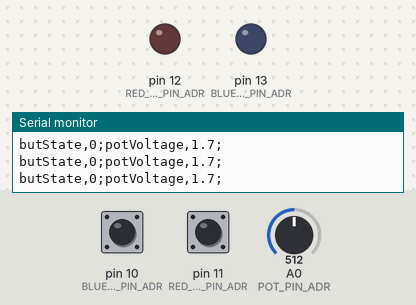
Simulated run of this sketch. Board: Arduino Uno, built with avr-gcc and run on an emulated ATmega328P. Parts: output pins drawn as LEDs (lit = HIGH), the last lines printed to the serial monitor. The test bench sets the inputs (shaded band); at power-on: pin 10 (BLUE_BUT_PIN_ADR) HIGH, pin 11 (RED_BUT_PIN_ADR) HIGH, A0 (POT_PIN_ADR) = 512.

Above: at 1.2 s.
1.3 s: pin 10 (BLUE_BUT_PIN_ADR) pulled LOW for 0.15 s
At 1.4 s:
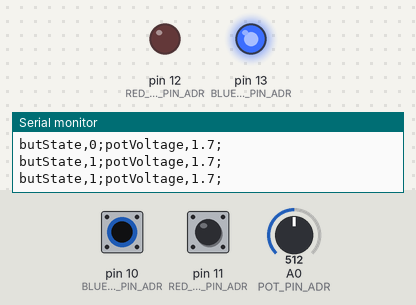
2.9 s: pin 11 (RED_BUT_PIN_ADR) pulled LOW for 0.15 s
At 3.0 s:
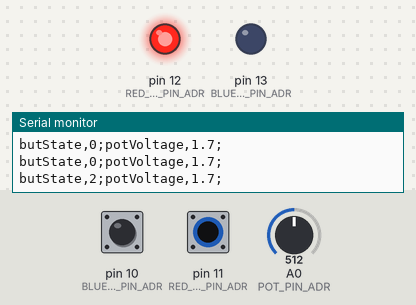
4.5 s: pin 11 (RED_BUT_PIN_ADR) pulled LOW for 3.2 s
At 8.8 s:
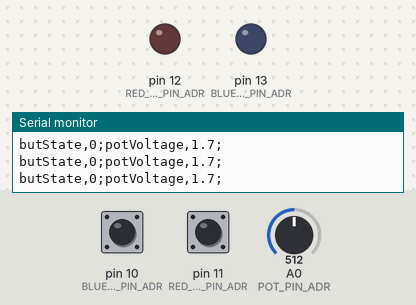
10.7 s: pin 10 (BLUE_BUT_PIN_ADR) pulled LOW for 3.2 s
At 11.0 s:
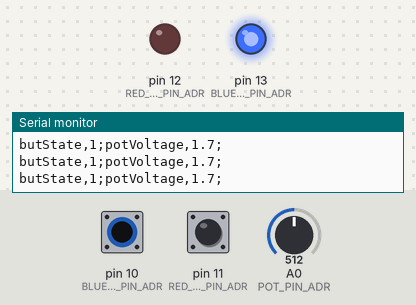
16.9 s: pin 10 (BLUE_BUT_PIN_ADR) driven LOW and pin 11 (RED_BUT_PIN_ADR) driven LOW
At 18.2 s:
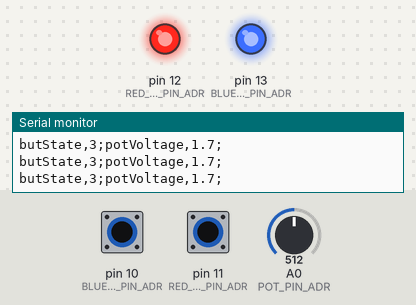
Timing chart, 0 to 19.4 s (numbered marks = the images above; inputs shaded):
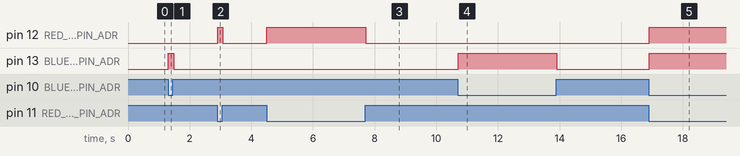

The sketch:

arduino-peripherals.ino
```cpp
/*
 *  Arduino Peripherals
 */


#include "io.h"
#include "msg.h"
#include "defs.h" // Must be last include


// Class object initialisations
led RedLED(RED_LED_PIN_ADR, OUTPUT);
led BlueLED(BLUE_LED_PIN_ADR, OUTPUT);
button RedButton(RED_BUT_PIN_ADR, INPUT_PULLUP);
button BlueButton(BLUE_BUT_PIN_ADR, INPUT_PULLUP);
pot Pot(POT_PIN_ADR, INPUT, ADC_BITS, VCC);

msg Message;


void setup() {
  Message.init(); // Has to be in setup
  invertTrigger(2, &RedButton, &BlueButton); // Swaps between active high and active low
}


void loop() {
  pollInputs(2, &RedButton, &BlueButton); // Updates the state variables for inputs

  if (RedButton.getState()) {
    RedLED.on();
  } else {
    RedLED.off();
  }

  if (BlueButton.getState()) {
    BlueLED.on();
  } else {
    BlueLED.off();
  }

  Message.stageBut(2, &RedButton, &BlueButton); // Converts all possible input states into a unique number
  Message.stagePot(1, &Pot);
  Message.transmit(); // Send composed message via serial and reset buffer
}
```

defs.h
```cpp
#ifndef DEFS_H
#define DEFS_H


#define ADC_BITS         1023
#define VCC              3.3
#define RED_BUT_PIN_ADR  11
#define BLUE_BUT_PIN_ADR 10
#define BLUE_LED_PIN_ADR 13
#define RED_LED_PIN_ADR  12
#define POT_PIN_ADR      A0


#endif
```

io.cpp
```cpp
#include <Arduino.h>
#include "io.h"


#define ACTIVE_HIGH 0
#define ACTIVE_LOW  1


led::led(int Adr, int mode) {
  pinMode(Adr, mode);
  pinAdr = Adr;
}


button::button(int Adr, int mode) {
  pinMode(Adr, mode);
  pinAdr = Adr;
}


pot::pot(int Adr, int mode, int adcBits, float vcc) {
  pinMode(Adr, mode);
  pinAdr = Adr;
  VCC = vcc;
  ADC_BITS = adcBits;
}


void led::on() {
  digitalWrite(pinAdr, HIGH);
}


void led::off() {
  digitalWrite(pinAdr, LOW);
}


void button::poll() {
  switch (trigger) {
    case ACTIVE_HIGH:
      state = digitalRead(pinAdr);
      break;
    case ACTIVE_LOW:
      state = !digitalRead(pinAdr);
      break;
  }
}


bool button::getState() {
  return state;
}


void button::invert() {
  switch (trigger) {
    case ACTIVE_HIGH:
      trigger = ACTIVE_LOW;
      break;
    case ACTIVE_LOW:
      trigger = ACTIVE_HIGH;
      break;
  }
}


float pot::getVoltage() {
  voltage = (analogRead(pinAdr) * VCC) / ADC_BITS;
  return voltage;
}


void invertTrigger(int num, ...) {
    va_list arguments;

    va_start (arguments, num);

    for (int x = 0; x < num; x++) {
        va_arg (arguments, button*)->invert();
    }
    va_end (arguments);
}


void pollInputs(int num, ...) {
    va_list arguments;

    va_start (arguments, num);

    for (int x = 0; x < num; x++) {
        va_arg (arguments, button*)->poll();
    }
    va_end (arguments);
}
```

io.h
```cpp
#ifndef IO_H
#define IO_H


class io {
  public:
    int pinAdr;
};


class button : io {
  public:
    button(int Adr, int mode);
    void invert();
    void poll();
    bool getState();
  private:
    int trigger;
    int state;
};


class led : io {
  public:
    led(int Adr, int mode);
    void on();
    void off();
};


class pot : io {
  public:
    pot(int Adr, int mode, int ADC_BITS, float VCC);
    float getVoltage();
  private:
    float VCC;
    int ADC_BITS;
    float voltage;
};


void invertTrigger(int num, ...);


void pollInputs(int num, ...);


int stageBut(int num, ...);


#endif
```

msg.cpp
```cpp
#include <Arduino.h>
#include "msg.h"
#include "io.h"


void msg::init() {
  Serial.begin(9600);
}


void msg::stageBut(int num, ...) {
  int butState;
  va_list arguments;

  va_start (arguments, num);

  for (int x = 0; x < num; x++) {
      butState = (butState << 1) | va_arg (arguments, button*)->getState();
  }
  va_end (arguments);

  messageString += "butState";
  messageString += ",";
  messageString += butState;
  messageString += ";";
}


void msg::stagePot(int num, ...) {
  float potVoltage;
  va_list arguments;

  va_start (arguments, num);

  for (int x = 0; x < num; x++) {
      potVoltage = va_arg (arguments, pot*)->getVoltage();
  }
  va_end (arguments);

  messageString += "potVoltage";
  messageString += ",";
  messageString += String(potVoltage, 1);
  messageString += ";";
}


void msg::transmit() {
  Serial.println(messageString);
  messageString = "";
}
```

msg.h
```cpp
#ifndef MSG_H
#define MSG_H


class msg {
  public:
    void init();
    void stageBut(int num, ...);
    void stagePot(int num, ...);
    void transmit();
  private:
    String messageString;
};


#endif
```

Measured:
- after the input at 1.3 s, pin 13 (BLUE_LED_PIN_ADR): LOW → HIGH at once, → LOW 0.17 s later
- after the input at 2.9 s, pin 12 (RED_LED_PIN_ADR): LOW → HIGH at once, → LOW 0.17 s later
- after the input at 4.5 s, pin 12 (RED_LED_PIN_ADR): LOW → HIGH at once, → LOW 3.2 s later
- after the input at 10.7 s, pin 13 (BLUE_LED_PIN_ADR): LOW → HIGH at once, → LOW 3.2 s later
- after the input at 16.9 s, pin 12 (RED_LED_PIN_ADR), pin 13 (BLUE_LED_PIN_ADR): LOW → HIGH at once
